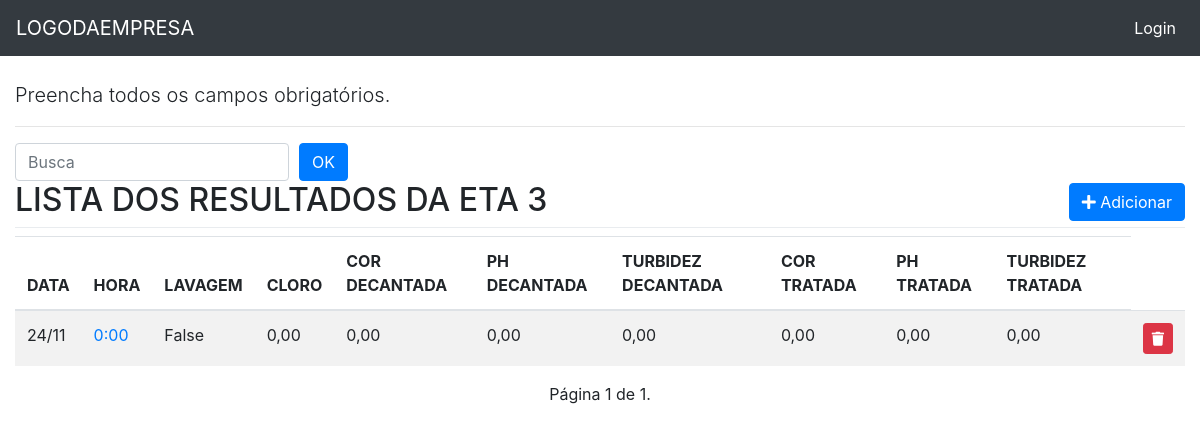
Page /eta_tres/list/ on the committed database.
### eta_tres/models.py (models this page shows, shortened)
class Etatres(models.Model):
    data = models.DateField('Data', auto_now=False, auto_now_add=False)
    hora = models.CharField(max_length=5, choices=HORA_CHOICE)
    lavagem = models.BooleanField('Lavagem', default=False, blank=True)
    cloro = models.DecimalField('Cloro', max_digits=4, decimal_places=2, blank=True, null=True)
    cor_d = models.DecimalField('Cor Decantada', max_digits=4, decimal_places=2, blank=True, null=True)
    ph_d = models.DecimalField('Ph Decantada', max_digits=4, decimal_places=2, blank=True, null=True)
    turbidez_d = models.DecimalField('Turbidez Decantada', max_digits=4, decimal_places=2, blank=True, null=True)
    cor_t = models.DecimalField('Cor Tratada', max_digits=4, decimal_places=2, blank=True, null=True)
    ph_t = models.DecimalField('Ph Tratada', max_digits=4, decimal_places=2, blank=True, null=True)
    turbidez_t = models.DecimalField('Turbidez Tratada', max_digits=4, decimal_places=2, blank=True, null=True)
    class Meta:
        ordering = ('-data',)
        verbose_name = 'ETA TRÊS'

### eta_tres/views.py (the view)
# urls.py: path('list/', v.eta_tres_list, name='eta_tres_list'),
def eta_tres_list(request):
    template_name = 'eta_tres_list.html'
    obj = Etatres.objects.all()
    paginator = Paginator(obj, 12)
    page_number = request.GET.get('page')
    object_list = paginator.get_page(page_number)
    context = {'object_list': object_list}
    return render(request, template_name, context)

### eta_tres/templates/eta_tres_list.html (shortened to what this page needs)
{% extends "base.html" %}
{% load static %}
{% block content %}
    <p class="lead">
    Preencha todos os campos obrigatórios.
    </p>
<hr>
<div class="row">
  <div class="col-sm-6">
    <form action="." method="GET" class="form-inline">
      <input type="text" id="search" name="search" class="form-control" placeholder="Busca">
      <input type="submit" class="btn btn-primary" style="margin-left: 10px;" value="OK">
    </form>
  </div>
</div>
<div class="page-header">
    <h2>LISTA DOS RESULTADOS DA ETA 3
      <span class="pull-right">
        <a href="{% url 'eta_tres:eta_tres_add' %}">
          <button type="button" class="btn btn-primary">
            <span class="fa fa-plus"></span> Adicionar
          </button>
        </a>
      </span>
      <div class="dropdown-divider"></div>
    </h2>
    {% if object_list %}
    <div class="table-reponsive">
        <table class="table table-striped">
          <thead>
            <tr>
              <th>DATA</th>
              <th>HORA</th>
              <th>LAVAGEM</th>
              <th>CLORO</th>
              <th>COR DECANTADA</th>
              <th>PH DECANTADA</th>
              <th>TURBIDEZ DECANTADA</th>
              <th>COR TRATADA</th>
              <th>PH TRATADA</th>
              <th>TURBIDEZ TRATADA</th>
            </tr>
          </thead>
          <tbody>
          {% for object in object_list %}
              <tr>
                <td class="text-left">{{ object.data|date:"d/m" }}</td>
                <td>
                  <a href="{% url 'eta_tres:eta_tres_update' object.pk %}">{{ object.hora }}</a>
                </td>
                <td class="text-left">{{ object.lavagem }}</td>
                <td class="text-left">{{ object.cloro }}</td>
                <td class="text-left">{{ object.cor_d }}</td>
                <td class="text-left">{{ object.ph_d}}</td>
                <td class="text-left">{{ object.turbidez_d}}</td>
                <td class="text-left">{{ object.cor_t}}</td>
                <td class="text-left">{{ object.ph_t}}</td>
                <td class="text-left">{{ object.turbidez_t }}</td>
                <td>
                      <a href="{% url 'eta_tres:eta_tres_delete' object.pk %}" class="btn btn-danger btn-sm" title="Excluir"
                      onclick="return confirm('Tem certeza que deseja exluir?')">
                          <i class="fa fa-trash" aria-hidden="true"></i>
                      </a>
                </td>
              </tr>
          </tbody>
      {% endfor %}
        </table>
    </div>
    <div class="pagination">
        <span class="step_links">
            <span class="current">
                Página {{ object_list.number }} de {{ object_list.paginator.num_pages }}.
            </span>
        </span>
    </div>
  {% else %}
    <p class="alert alert-warning">Sem itens na lista.</p>
  {% endif %}
</div>
{% endblock content %}l>

### core/static/css/style.css (style rules this page uses)
body { margin-top: 80px; }
.pagination { margin-bottom: 20px; }
.step_links { position: relative; margin-left: auto; margin-right: auto; }

### rows in the picture
Etatres: data "24/11", hora "0:00", lavagem "False", cloro "0,00", cor_d "0,00", ph_d "0,00", turbidez_d "0,00", cor_t "0,00", ph_t "0,00", turbidez_t "0,00"

### other values in the picture
{{ object_list.number }} "1"
{{ object_list.paginator.num_pages }} "1"
